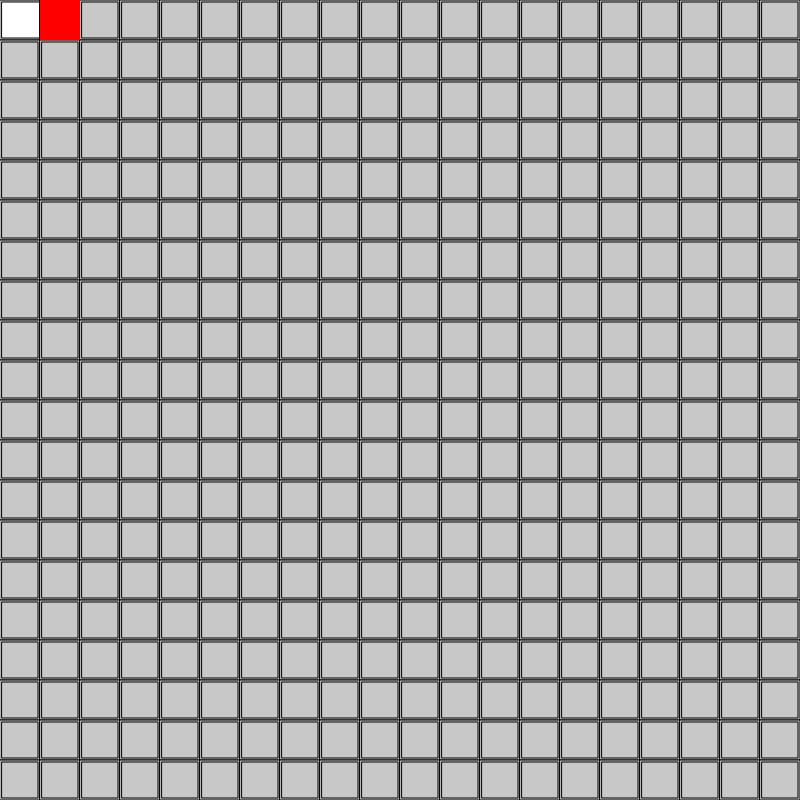
Frame 1 (no input)
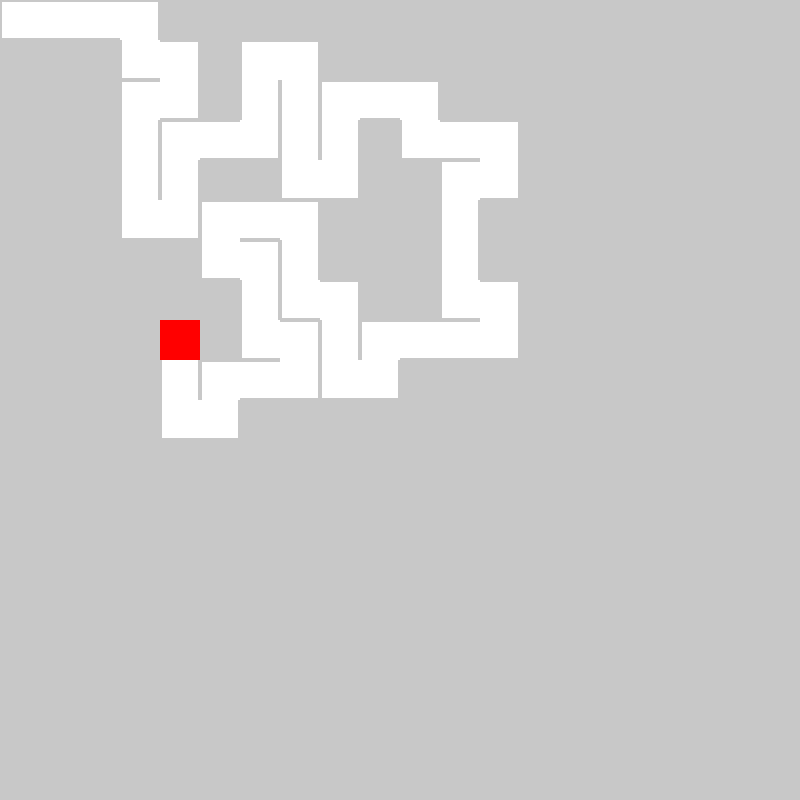
Frame 60 (no input)
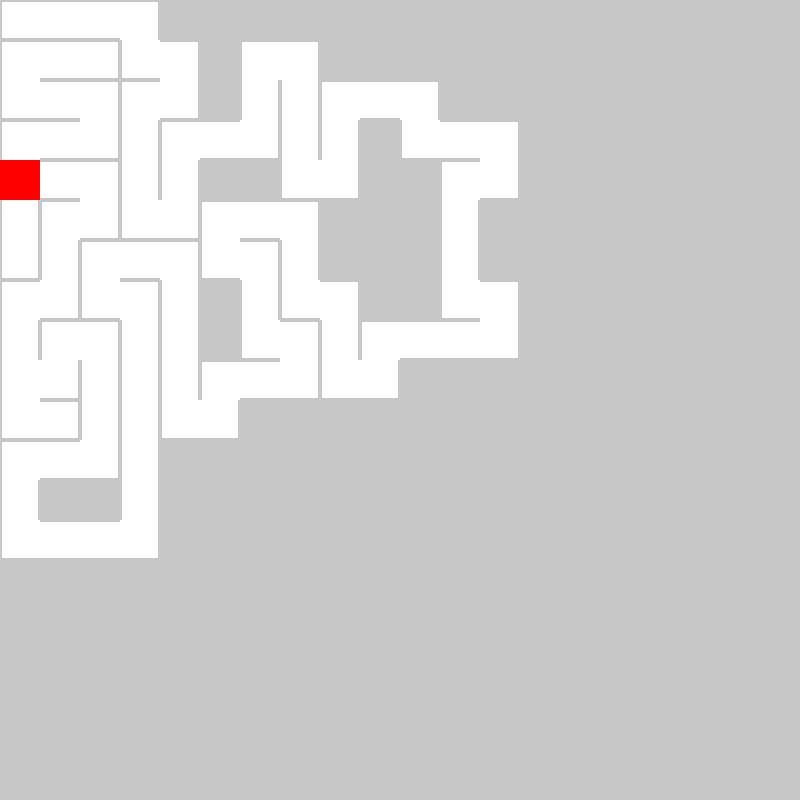
Frame 120 (the mouse pressed at the canvas centre since frame 60)

The p5.js sketch that drew these frames (run headless with seeded random() and noise() and a simulated clock; from frame 60 on, the mouse is pressed at the canvas centre):

// p5.js sketch
// ── sketch.js
const current = {
    x: 0,
    y: 0,
};
const size = 40;
const stack = [];
const cells = [];
const borderWidth = 2;

function setup() {
    createCanvas(800, 800);
    angleMode(DEGREES);
    frameRate(20);
    for (let i = 0; i < 800 / size; i++) {
        const ar = [];
        for (let j = 0; j < 800 / size; j++) {
            ar.push({l: true, r: true, t: true, b: true, visited: false});
        }
        cells.push(ar);
    }
}

function rectangle(x, y, borders) {
    x *= size;
    y *= size;
    fill(200);
    rect(x, y, size, size);
    if (borders.visited)
        fill(255);
    let xn = borders.l ? x + borderWidth : x;
    let yn = borders.t ? y + borderWidth : y;
    let wn = borders.r ? (borders.l ? size - 2 * borderWidth : size - borderWidth) : (borders.l ? size - borderWidth : size);
    let hn = borders.b ? (borders.t ? size - 2 * borderWidth : size - borderWidth) : (borders.t ? size - borderWidth : size);
    rect(xn, yn, wn, hn);
}

function draw() {
    if (!allCellsVisited()) {
        updateCurrent();
    }
    cells.forEach((line, i) => {
        line.forEach((cell, j) => {
            rectangle(i, j, cell);
        });
    });
    fill('red');
    noStroke();
    rect(current.x * size, current.y * size, size, size);
}

function allCellsVisited() {
    for (let i = 0; i < cells.length; i++) {
        for (let j = 0; j < cells[i].length; j++) {
            if (!cells[i][j].visited)
                return false;
        }
    }
    return true;
}

function updateCurrent() {
    cells[current.x][current.y].visited = true;
    let v = Math.ceil(Math.random() * 4);
    while (!isValidDirection(v)) {
        v = Math.ceil(Math.random() * 4);
    }
    const lastPos = getPreviousPosition();
    switch (v) {
        case 1:
            if (cells[current.x + 1][current.y].visited &&
                (current.x + 1 === lastPos.x && current.y === lastPos.y)) {
                stack.pop();
            } else {
                stack.push({
                    x: current.x,
                    y: current.y,
                });
            }
            break;
        case 2:
            if (cells[current.x][current.y + 1].visited &&
                (current.x === lastPos.x && current.y + 1 === lastPos.y)) {
                stack.pop();
            } else {
                stack.push({
                    x: current.x,
                    y: current.y,
                });
            }
            break;
        case 3:
            if (cells[current.x - 1][current.y].visited &&
                (current.x - 1 === lastPos.x && current.y === lastPos.y)) {
                stack.pop();
            } else {
                stack.push({
                    x: current.x,
                    y: current.y,
                });
            }
            break;
        case 4:
            if (cells[current.x][current.y - 1].visited &&
                (current.x === lastPos.x && current.y - 1 === lastPos.y)) {
                stack.pop();
            } else {
                stack.push({
                    x: current.x,
                    y: current.y,
                });
            }
            break;
    }
    switch (v) {
        case 1:
            cells[current.x][current.y].r = false;
            current.x += 1;
            cells[current.x][current.y].l = false;
            break;
        case 2:
            cells[current.x][current.y].b = false;
            current.y += 1;
            cells[current.x][current.y].t = false;
            break;
        case 3:
            cells[current.x][current.y].l = false;
            current.x -= 1;
            cells[current.x][current.y].r = false;
            break;
        case 4:
            cells[current.x][current.y].t = false;
            current.y -= 1;
            cells[current.x][current.y].b = false;
            break;
    }
}

function getPreviousPosition() {
    return stack[stack.length - 1];
}

function isValidDirection(direction) {
    if (direction === 1 && current.x === cells.length - 1) {
        return false;
    } else if (direction === 2 && current.y === cells.length - 1) {
        return false;
    } else if (direction === 3 && current.x === 0) {
        return false;
    } else if (direction === 4 && current.y === 0) {
        return false;
    }
    const lastPos = getPreviousPosition();
    const allDirectionVisited = (current.x === cells.length - 1 || cells[current.x + 1][current.y].visited) &&
        (current.y === cells.length - 1 || cells[current.x][current.y + 1].visited) &&
        (current.x === 0 || cells[current.x - 1][current.y].visited) &&
        (current.y === 0 || cells[current.x][current.y - 1].visited);
    switch (direction) {
        case 1:
            if (cells[current.x + 1][current.y].visited &&
                !(allDirectionVisited && current.x + 1 === lastPos.x && current.y === lastPos.y)) {
                return false;
            }
            break;
        case 2:
            if (cells[current.x][current.y + 1].visited &&
                !(allDirectionVisited && current.x === lastPos.x && current.y + 1 === lastPos.y)) {
                return false;
            }
            break;
        case 3:
            if (cells[current.x - 1][current.y].visited &&
                !(allDirectionVisited && current.x - 1 === lastPos.x && current.y === lastPos.y)) {
                return false;
            }
            break;
        case 4:
            if (cells[current.x][current.y - 1].visited &&
                !(allDirectionVisited && current.x === lastPos.x && current.y - 1 === lastPos.y)) {
                return false;
            }
            break;
    }
    return true;
}
